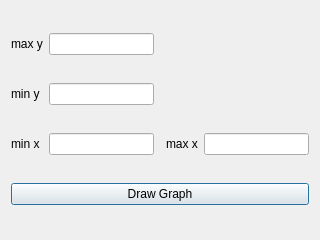
<?xml version="1.0" encoding="UTF-8"?>
<ui version="4.0">
 <class>Scale</class>
 <widget class="QDialog" name="Scale">
  <property name="geometry">
   <rect>
    <x>0</x>
    <y>0</y>
    <width>320</width>
    <height>240</height>
   </rect>
  </property>
  <property name="windowTitle">
   <string>Dialog</string>
  </property>
  <layout class="QGridLayout" name="gridLayout">
   <item row="3" column="5">
    <widget class="QLineEdit" name="lineEdit_xMax">
     <property name="maxLength">
      <number>8</number>
     </property>
    </widget>
   </item>
   <item row="3" column="0">
    <widget class="QLabel" name="label_3">
     <property name="text">
      <string>min x</string>
     </property>
    </widget>
   </item>
   <item row="1" column="1">
    <widget class="QLineEdit" name="lineEdit_yMin">
     <property name="maxLength">
      <number>8</number>
     </property>
    </widget>
   </item>
   <item row="1" column="0">
    <widget class="QLabel" name="label_2">
     <property name="text">
      <string>min y</string>
     </property>
    </widget>
   </item>
   <item row="3" column="3" colspan="2">
    <widget class="QLabel" name="label_4">
     <property name="text">
      <string>max x</string>
     </property>
    </widget>
   </item>
   <item row="0" column="1">
    <widget class="QLineEdit" name="lineEdit_yMax">
     <property name="maxLength">
      <number>8</number>
     </property>
    </widget>
   </item>
   <item row="3" column="1">
    <widget class="QLineEdit" name="lineEdit_xMin">
     <property name="maxLength">
      <number>8</number>
     </property>
    </widget>
   </item>
   <item row="0" column="0">
    <widget class="QLabel" name="label">
     <property name="text">
      <string>max y</string>
     </property>
    </widget>
   </item>
   <item row="4" column="0" colspan="6">
    <widget class="QPushButton" name="pushButton_drawGraph">
     <property name="text">
      <string>Draw Graph</string>
     </property>
    </widget>
   </item>
  </layout>
 </widget>
 <resources/>
 <connections/>
</ui>
